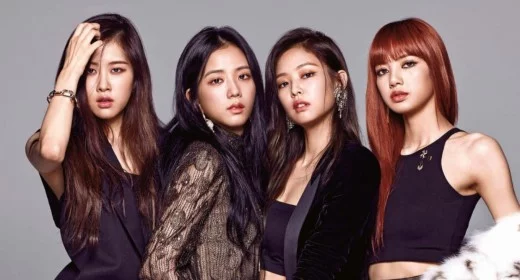
#> input picture image.webp, 520 x 280 px
$ python face.py image.webp
#> lines starting #> are read from the running program, lines starting #| are printed output that depends on the picture; after the words box and inside, x2 and y2 are one past the last pixel; in counts of white or black regions, pixels touching at a corner belong together

import cv2
import sys
image=sys.argv[1]

face_cascade = cv2.CascadeClassifier('data/haarcascade_frontalface_default.xml')

img = cv2.imread(image)
#> img is the input picture: shape (280, 520, 3); mean B, G, R 102.4, 101, 122.3
gray = cv2.cvtColor(img, cv2.COLOR_BGR2GRAY)
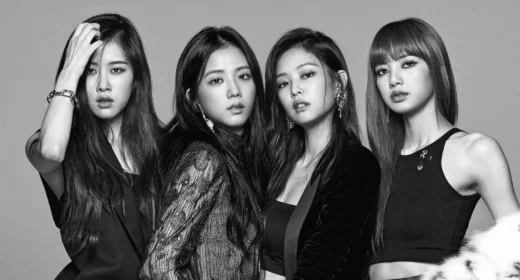
#> gray: shape (280, 520); min 1, max 255, mean 107.6

faces = face_cascade.detectMultiScale(gray, 1.3, 4)
#> faces = [[72, 45, 67, 67], [195, 52, 70, 70], [265, 53, 68, 68], [364, 43, 69, 69]]

for (x, y, w, h) in faces:
    cv2.rectangle(img, (x, y), (x+w, y+h), (255, 0, 0), 2)
#> this loop made 4 passes
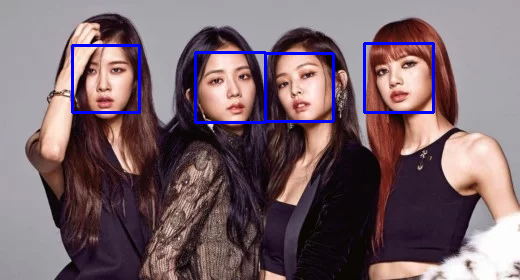
#> img: shape (280, 520, 3); 2.1% of pixels changed, all inside (x1, y1, x2, y2) = (71, 42, 435, 124)

cv2.imshow('img', img)
cv2.waitKey()
